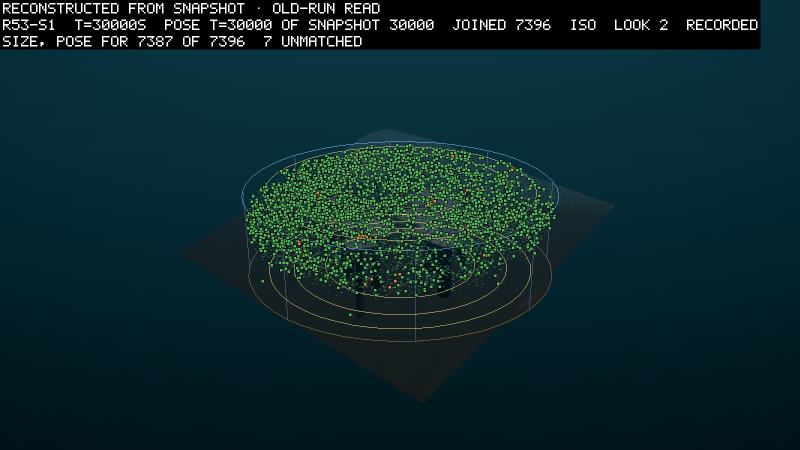
#> input picture logbook/images/0132-r53-s1-t30000-iso.jpg, 1600 x 900 px (shown at 1/2 size)
$ python capdiff.py ../../logbook/images/0132-r53-s1-t30000-iso.jpg ../../logbook/images/0132-r53-s2-t30000-side.jpg out.png
#> lines starting #> are read from the running program, lines starting #| are printed output that depends on the picture
"""The caps' shade on the marched shafts, from the two debug stills (EVOSIM_THEATRE_SHAFT_DEBUG 1, with
the caps, and 2, without): a sheet of the two at 1280x720 and their difference, brightened, below.

    python capdiff.py <with-caps.png> <without-caps.png> <out.png>
"""
import sys
import numpy as np
from PIL import Image

a = np.asarray(Image.open(sys.argv[1]).convert('RGB'), dtype=np.float64)
b = np.asarray(Image.open(sys.argv[2]).convert('RGB'), dtype=np.float64)
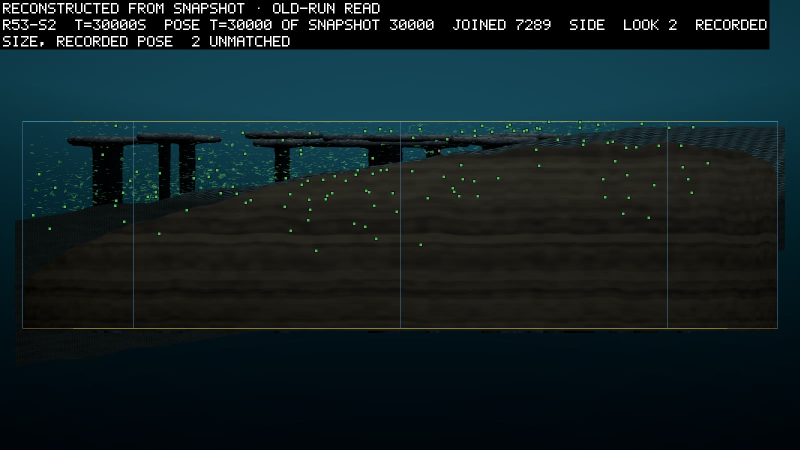
#> input picture logbook/images/0132-r53-s2-t30000-side.jpg, 1600 x 900 px (shown at 1/2 size)
d = np.clip(b - a, 0, None).mean(axis=2)
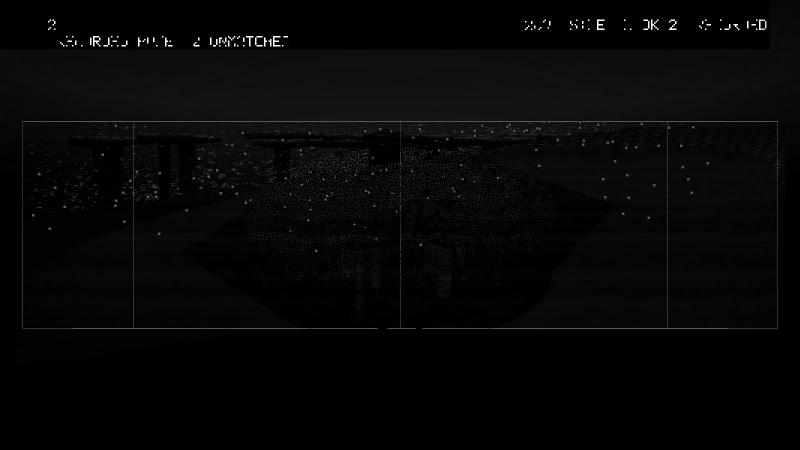
#> d: shape (900, 1600) float64 (shown at 1/2 size); min 0, max 255, mean 6.7
print(f'mean luma with caps {a.mean():.1f}, without {b.mean():.1f}; share of pixels the caps darken by 5+: '
      f'{(d > 5).mean():.3f}; the most {d.max():.0f}')
#| mean luma with caps 32.7, without 28.2; share of pixels the caps darken by 5+: 0.413; the most 255
size = (1280, 720)
diff = Image.fromarray(np.clip(d * 4, 0, 255).astype(np.uint8)).convert('RGB')
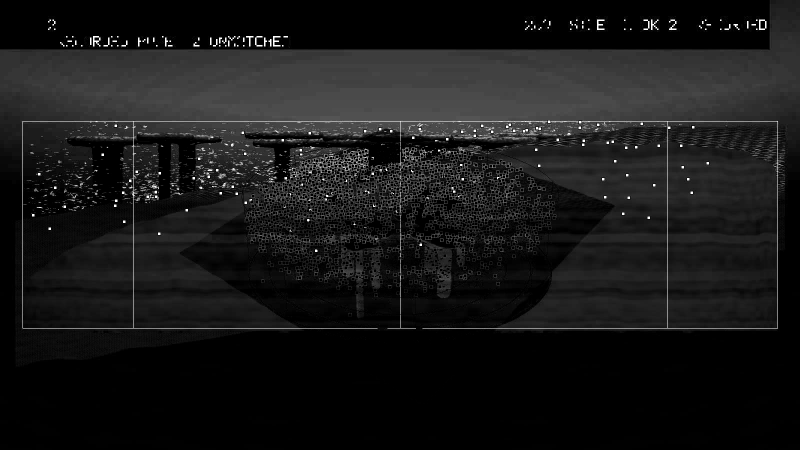
#> diff: PIL image 1600x900 RGB (shown at 1/2 size); min 0, max 255, mean 23.9
sheet = Image.new('RGB', (size[0] * 3 + 8, size[1]), (255, 255, 255))
#> sheet: PIL image 3848x720 RGB; every value is 255
for i, im in enumerate([Image.fromarray(a.astype(np.uint8)), Image.fromarray(b.astype(np.uint8)), diff]):
    sheet.paste(im.resize(size), (i * (size[0] + 4), 0))
#> this loop made 3 passes
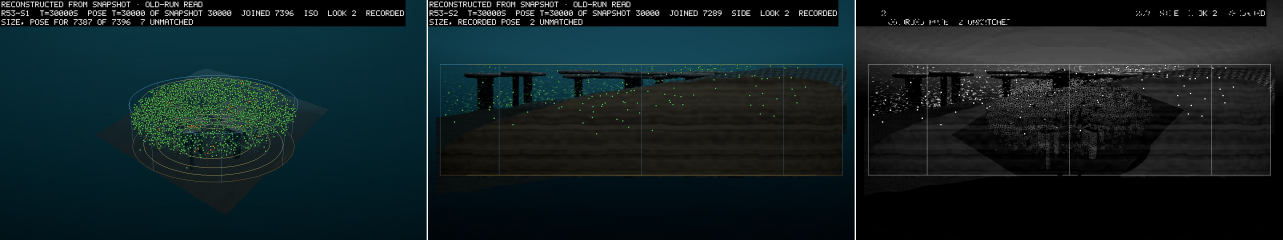
#> sheet: PIL image 3848x720 RGB (shown at 1/3 size); mean R, G, B 18.7, 32.6, 35.1
sheet.save(sys.argv[3])
